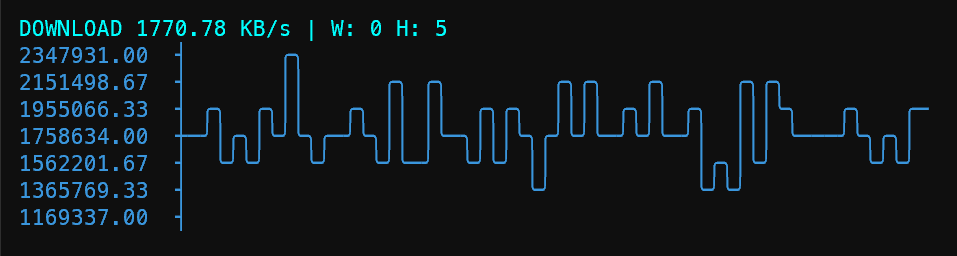

Write the Python code that produced this figure.
#!/usr/bin/env python3
# File: bandwidth.py
# Author: Hadi Cahyadi <cumulus13@gmail.com>
# Date: 2025-11-26
# Description: Bandwidth Monitor
# License: MIT

import sys
import os
import time
import psutil
import asciichartpy
import shutil
import signal
import argparse
from collections import deque
from make_colors import print as mprint, make_colors    
from make_colors.table import Table
from ctraceback import print_traceback as tprint

import fnmatch
import re

import threading
from prompt_toolkit.application import Application
from prompt_toolkit.layout import Layout, HSplit, Window
from prompt_toolkit.key_binding import KeyBindings
from prompt_toolkit.formatted_text import ANSI
from prompt_toolkit.layout.controls import FormattedTextControl
from prompt_toolkit.output.color_depth import ColorDepth

from collections import deque


try:
    from licface import CustomRichHelpFormatter
except:
    CustomRichHelpFormatter = argparse.RawTextHelpFormatter

INTERVAL = 1
HISTORY_POINTS = 120

# term = Terminal()

def list_interfaces():
    """List all interfaces with traffic stats."""
    data = psutil.net_io_counters(pernic=True)
    if not data:
        print("No interfaces detected.")
        return

    mprint("[bold magenta]Available Network Interfaces:[/]\n")

    for iface, stats in data.items():
        mprint(f"[cyan]{iface}[/]", end="")
        print("  ", end="")
        mprint(f"DL: [yellow]{stats.bytes_recv} bytes[/], UL: [green]{stats.bytes_sent} bytes[/]")

def list_interfaces_table():
    """List all interfaces using make_colors Table with rich markup."""

    data = psutil.net_io_counters(pernic=True)
    if not data:
        print("No interfaces detected.")
        return

    # Table dengan title seperti di dokumentasi
    table = Table(title="[bold cyan]Network Interfaces[/]")

    # Tambah kolom seperti contoh pada README
    table.add_column("[bold white]Interface[/]")
    table.add_column("[blue]Download (bytes)[/]")
    table.add_column("[yellow]Upload (bytes)[/]")
    

    # Isi row
    for iface, stats in data.items():
        table.add_row(
            iface,
            str(stats.bytes_recv),
            str(stats.bytes_sent)
        )

    status_colors = ["bold-cyan", "bold-blue", "bold-yellow"]
    table.set_cols_color(status_colors)
    # Jangan print(table), tapi print(table.draw()) sesuai dokumentasi
    print(table.draw())

def select_interface():
    """Pick the interface with the most traffic as default."""
    candidates = psutil.net_io_counters(pernic=True)
    if not candidates:
        raise RuntimeError("No network interfaces detected.")
    return max(
        candidates.items(),
        key=lambda x: (x[1].bytes_recv + x[1].bytes_sent)
    )[0]

def safe_diff(current, previous):
    """Handle counter wrap-around / overflow."""
    if current < previous:
        return current
    return current - previous

def clear_screen():
    print("\033[2J\033[H", end="")

# Drop-in replacement function:
def monitor_bandwidth(interface, chart_height, chart_width):
    history_dl = deque(maxlen=HISTORY_POINTS)
    history_ul = deque(maxlen=HISTORY_POINTS)

    prev = psutil.net_io_counters(pernic=True)[interface]
    running = {"val": True}  # mutable flag for thread

    # Create formatted text control (accepts ANSI)
    control = FormattedTextControl(text=ANSI(""))  # initial empty
    # a small header separator window + the control window
    header_win = Window(height=1, char="-", style="class:line")
    content_win = Window(content=control, wrap_lines=False, always_hide_cursor=True)
    root_container = HSplit([header_win, content_win])

    kb = KeyBindings()

    @kb.add("q")
    @kb.add("c-c")
    def _(event):
        running["val"] = False
        event.app.exit()

    app = Application(
        layout=Layout(root_container),
        full_screen=True,
        key_bindings=kb,
        color_depth=ColorDepth.TRUE_COLOR,  # ensure ANSI/colors on Windows
    )

    def _final_width():
        try:
            w = app.output.get_size().columns
        except Exception:
            w = shutil.get_terminal_size((80, 20)).columns
        return max(10, min((chart_width or (w - 4)), w - 4))

    def poll_loop():
        nonlocal prev
        try:
            while running["val"]:
                time.sleep(INTERVAL)
                counters = psutil.net_io_counters(pernic=True)
                if interface not in counters:
                    # stop and show message
                    running["val"] = False
                    # set a message then invalidate UI so user sees it
                    control.text = ANSI("\x1b[31mInterface removed. Exiting...\x1b[0m")
                    app.invalidate()
                    break
                cur = counters[interface]

                dl = safe_diff(cur.bytes_recv, prev.bytes_recv) / INTERVAL
                ul = safe_diff(cur.bytes_sent, prev.bytes_sent) / INTERVAL
                prev = cur

                history_dl.append(dl)
                history_ul.append(ul)

                width = _final_width()
                try:
                    chart = asciichartpy.plot(
                        [list(history_dl), list(history_ul)],
                        {
                            "height": chart_height, 
                            "width": width,
                            "colors": [asciichartpy.blue, asciichartpy.yellow],
                        },
                    )
                except Exception as e:
                    chart = f"[Chart Error] {e}"

                # Build colored strings using make_colors (which emits ANSI escapes)
                try:
                    from make_colors import make_colors
                    header = make_colors(f"=== Realtime Bandwidth Monitor ({interface}) ===", "bright_cyan")
                    speeds = (
                        make_colors("Download:", "bright_blue") +
                        f" {dl/1024:.2f} KB/s | " +
                        make_colors("Upload:", "bright_yellow") +
                        f" {ul/1024:.2f} KB/s\n\n"
                    )
                    # color the ascii chart lightly (white) — asciichart already draws chars
                    chart_colored = make_colors(chart, "white")

                    combined = header + "\n" + speeds + chart_colored

                except Exception:
                    # fallback if make_colors missing
                    combined = f"=== Realtime Bandwidth Monitor ({interface}) ===\n"
                    combined += f"Download: {dl/1024:.2f} KB/s | Upload: {ul/1024:.2f} KB/s\n\n"
                    combined += chart

                # IMPORTANT: assign ANSI(...) to control.text
                control.text = ANSI(combined)
                app.invalidate()

        except Exception as exc:
            # ensure UI stops on unexpected error
            control.text = ANSI(f"\x1b[31mUnexpected error: {exc}\x1b[0m")
            app.invalidate()
            running["val"] = False

    # run poll thread, then run app (blocking, handles keys)
    thread = threading.Thread(target=poll_loop, daemon=True)
    thread.start()
    app.run()
    # after exit
    print("\nStopped cleanly.")

def monitor_bandwidth_original(interface, chart_height, chart_width):
    history_dl = deque(maxlen=HISTORY_POINTS)
    history_ul = deque(maxlen=HISTORY_POINTS)

    prev = psutil.net_io_counters(pernic=True)[interface]

    running = True

    def stop(sign, frame):
        nonlocal running
        running = False

    signal.signal(signal.SIGINT, stop)
    signal.signal(signal.SIGTERM, stop)

    while running:
        time.sleep(INTERVAL)

        try:
            counters = psutil.net_io_counters(pernic=True)
            if interface not in counters:
                print(f"Interface '{interface}' not found. Exiting.")
                break
            cur = counters[interface]
        except Exception as e:
            print("Error reading counters:", e)
            continue

        dl = safe_diff(cur.bytes_recv, prev.bytes_recv) / INTERVAL
        ul = safe_diff(cur.bytes_sent, prev.bytes_sent) / INTERVAL
        prev = cur

        history_dl.append(dl)
        history_ul.append(ul)

        try:
            clear_screen()
        except:
            pass

        term_width = shutil.get_terminal_size((80, 20)).columns
        final_width = chart_width if chart_width > 0 else term_width - 4

        mprint(f"=== Realtime Bandwidth Monitor ({interface}) ===", 'lw', 'm')
        mprint(f"[bold cyan]Download:[/] [white on blue]{dl/1024:.2f} KB/s[/]", end='')
        print(" | ", end="")
        mprint(f"[bold yellow]Upload:[/] [black on yellow]{ul/1024:.2f} KB/s[/]\n")

        try:
            chart = asciichartpy.plot(
                [list(history_dl), list(history_ul)],
                {
                    "height": chart_height,
                    "width": final_width,
                    "colors": [asciichartpy.blue, asciichartpy.yellow],
                }
            )
            print(chart)
        except Exception as e:
            print("[Chart Error]", e)

    print("\nStopped cleanly.")

def colorize_chart_rich(chart_raw, dl_color="cyan", ul_color="yellow"):
    """
    Mewarnai chart asciichartpy (2-line chart) menggunakan analisis karakter.
    - '*' dari dataset[0] → DL → warna dl_color
    - '*' dari dataset[1] → UL → warna ul_color
    """

    from rich.text import Text

    out = Text(no_wrap=True)

    # Asciichart multi-series menggambar dua garis dengan karakter berbeda:
    # biasanya DL menggunakan "─" & "┤" & "╶" & "╴"
    # UL menggunakan "┄" "┆" dsb
    # Tapi untuk 2 seri, asciichartpy memakai:
    #   Series 1 → "┤"
    #   Series 2 → "┼"
    #
    # Namun: karakter tepat bisa beda per layout.
    # Maka kita gunakan pendekatan berdasarkan ORIGIN:
    # DL = dataset[0] → karakter garis pertama
    # UL = dataset[1] → karakter garis kedua
    #
    # Cara paling aman → bedakan dengan warna ASCII tinggi:
    dl_chars = set("┤│┘┐┬┴─")
    ul_chars = set("┼┘┐┬┴─")

    # NOTE:
    # DL dan UL sering overlap. Maka prioritas:
    #   1) UL (lebih tinggi)
    #   2) DL
    #   3) Normal

    for ch in chart_raw:
        if ch in ul_chars:
            out.append(ch, style=ul_color)
        elif ch in dl_chars:
            out.append(ch, style=dl_color)
        else:
            out.append(ch)

    return out

# def monitor_bandwidth_rich(interface, chart_height, chart_width):
#     from rich.live import Live
#     from rich.console import Console
#     from rich.panel import Panel
#     from rich.text import Text

#     console = Console()

#     history_dl = deque(maxlen=HISTORY_POINTS)
#     history_ul = deque(maxlen=HISTORY_POINTS)

#     prev = psutil.net_io_counters(pernic=True)[interface]
#     running = True

#     def stop(sign, frame):
#         nonlocal running
#         running = False

#     signal.signal(signal.SIGINT, stop)
#     signal.signal(signal.SIGTERM, stop)

#     def _final_width():
#         try:
#             return max(10, min((chart_width or (console.width - 4)), console.width - 4))
#         except Exception:
#             return max(10, chart_width or 76)

#     with Live(refresh_per_second=10, console=console, screen=True) as live:
#         while running:
#             time.sleep(INTERVAL)

#             counters = psutil.net_io_counters(pernic=True)
#             if interface not in counters:
#                 console.print(f"[red]Interface '{interface}' not found. Exiting.[/red]")
#                 break

#             cur = counters[interface]
#             dl = safe_diff(cur.bytes_recv, prev.bytes_recv) / INTERVAL
#             ul = safe_diff(cur.bytes_sent, prev.bytes_sent) / INTERVAL
#             prev = cur

#             history_dl.append(dl)
#             history_ul.append(ul)

#             width = _final_width()

#             # ⛔ NO ANSI COLORS HERE – Rich will break!
#             try:
#                 chart_raw = asciichartpy.plot(
#                     [list(history_dl), list(history_ul)],
#                     {
#                         "height": chart_height,
#                         "width": width,

#                         # ⛔ REMOVE COLORS → needed!
#                         # "colors": [asciichartpy.blue, asciichartpy.yellow],
#                     }
#                 )
#             except Exception as e:
#                 chart_raw = f"[Chart Error] {e}"

#             # Wrap chart as plain text, apply style to entire block
#             chart_text = Text(chart_raw, style="bright_white", no_wrap=True)

#             header = Text.assemble(
#                 ("Realtime Bandwidth Monitor ", "bold magenta"),
#                 (f"({interface})", "bold cyan")
#             )

#             speeds = Text(
#                 f" DL {dl/1024:.2f} KB/s  |  UL {ul/1024:.2f} KB/s",
#                 style="bright_green"
#             )

#             panel = Panel(
#                 chart_text,
#                 title=header,
#                 subtitle=speeds,
#                 border_style="bold blue"
#             )

#             live.update(panel)

#     console.print("\nStopped cleanly.")

def monitor_bandwidth_rich(interface, height=10, width=80, use_panel=False):
    from rich.live import Live
    from rich.console import Console
    from rich.panel import Panel
    from rich.text import Text

    INTERVAL = 1
    HISTORY = os.get_terminal_size()[0] - 14

    console = Console()
    history_dl = deque(maxlen=HISTORY)
    history_ul = deque(maxlen=HISTORY)

    prev = psutil.net_io_counters(pernic=True)[interface]
    running = True

    def stop(sig, frame):
        nonlocal running
        running = False

    signal.signal(signal.SIGINT, stop)
    signal.signal(signal.SIGTERM, stop)

    with Live(refresh_per_second=20, console=console, screen=True) as live:
        while running:
            time.sleep(INTERVAL)

            if os.get_terminal_size()[0] - 14 != HISTORY:
                history_dl = deque(maxlen=HISTORY)
                history_ul = deque(maxlen=HISTORY)

            cur = psutil.net_io_counters(pernic=True)[interface]
            dl = (cur.bytes_recv - prev.bytes_recv) / INTERVAL
            ul = (cur.bytes_sent - prev.bytes_sent) / INTERVAL
            prev = cur

            history_dl.append(dl)
            history_ul.append(ul)

            # Render DL
            graph_dl = asciichartpy.plot(
                list(history_dl),
                {"height": height, "width": width}
            )
            text_dl = Text(graph_dl, style="cyan")

            # Render UL
            graph_ul = asciichartpy.plot(
                list(history_ul),
                {"height": height, "width": width}
            )
            text_ul = Text(graph_ul, style="yellow")

            if use_panel:
                # Combine consistently WITHOUT inner ANSI
                combined = Text()
                combined.append("DOWNLOAD", style="bold #00FFFF")
                combined.append("\n")
                combined.append(text_dl)
                if not height < 6:
                    combined.append("\n\n")
                    combined.append("UPLOAD", style="bold #FFFF00")
                    combined.append("\n")
                    combined.append(text_ul)

                panel = Panel(
                    combined,
                    title=f"[bold magenta]Realtime Bandwidth Monitor[/bold magenta] ([cyan]{interface}[/cyan]) W: {width} H: {height}",
                    subtitle=f"[bold #00FFFF]DL: {dl/1024:6.2f} KB/s[/] | [bold #FFFF00]UL: {ul/1024:6.2f} KB/s[/]"
                )

                live.update(panel)
            else:
                # Combine consistently WITHOUT inner ANSI
                combined = Text()
                combined.append(f"DOWNLOAD {dl/1024:6.2f} KB/s | W: {width} H: {height}", style="bold #00FFFF")
                combined.append("\n")
                combined.append(text_dl)
                if not height < 6:
                    combined.append("\n\n")
                    combined.append(f"UPLOAD {ul/1024:6.2f} KB/s", style="bold #FFFF00")
                    combined.append("\n")
                    combined.append(text_ul)

                live.update(combined)

    console.print("\nStopped cleanly.")

def render_chart_precise(series, width, height):
    if not series:
        return ""

    # normalize in width
    data = list(series)
    n = len(data)

    if n == 1:
        data = [data[0], data[0]]
        n = 2

    # compress bins → exactly width columns
    if n > width:
        step = n / width if width else 1
        mapped = []
        for i in range(width):
            start = int(i * step)
            end = int((i + 1) * step)
            chunk = data[start:end]
            mapped.append(sum(chunk) / len(chunk))
        data = mapped
    elif n < width:
        # pad if too short
        pad = [data[-1]] * (width - n)
        data = data + pad

    # normalize to height
    if data:
        lo = min(data)
        hi = max(data)
        span = hi - lo or 1
    else:
        span = 1

    # build graph
    rows = [[" " for _ in range(width)] for _ in range(height)]

    for x, val in enumerate(data):
        # invert Y-axis to match asciichart style
        y = int((val - lo) / span * (height - 1))
        y = height - 1 - y
        rows[y][x] = "█"  # full block, stable & pretty

    # convert to string
    return "\n".join("".join(r) for r in rows)

def render_fixed_width(series, height, width, color=None):
    if not series:
        return Text(" " * width)

    widht = int(width)
    height = int(height)

    # ambil window terakhir pas
    print(f"series: {series}")
    data = series[-width:]
    # print(f"series: {data}")

    lo = min(data)
    hi = max(data)
    span = hi - lo if hi != lo else 1

    # scale data to [0, height-1]
    scaled = [int((v - lo) / span * (height - 1)) for v in data]

    # build rows top→bottom
    rows = []
    for row in range(height - 1, -1, -1):
        line = []
        for val in scaled:
            char = "█" if val == row else " "
            line.append(char)
        rows.append("".join(line))

    txt = Text()
    for r in rows:
        txt.append(r + "\n", style=color)
    return txt

# def monitor_bandwidth_rich(interface, height=10, width=80):
#     from rich.live import Live
#     from rich.console import Console
#     from rich.panel import Panel
#     from rich.text import Text

#     INTERVAL = 1
#     HISTORY = 1000   # besar, tapi dipotong manual

#     console = Console()
#     history_dl = deque(maxlen=HISTORY)
#     history_ul = deque(maxlen=HISTORY)

#     def crop(series, width):
#         extra = 5
#         limit = width + extra
#         if len(series) > limit:
#             return list(series)[-limit:]
#         return list(series)

#     prev = psutil.net_io_counters(pernic=True)[interface]
#     running = True

#     def stop(sig, frame):
#         nonlocal running
#         running = False

#     signal.signal(signal.SIGINT, stop)
#     signal.signal(signal.SIGTERM, stop)

#     with Live(refresh_per_second=20, console=console, screen=True) as live:
#         while running:
#             time.sleep(INTERVAL)

#             cur = psutil.net_io_counters(pernic=True)[interface]
#             dl = (cur.bytes_recv - prev.bytes_recv) / INTERVAL
#             ul = (cur.bytes_sent - prev.bytes_sent) / INTERVAL
#             prev = cur

#             history_dl.append(dl)
#             history_ul.append(ul)

#             # crop BEFORE render to avoid asciichart bug
#             dl_data = crop(history_dl, width)
#             ul_data = crop(history_ul, width)

#             graph_dl = asciichartpy.plot(dl_data, {"height": height, "width": width})
#             graph_ul = asciichartpy.plot(ul_data, {"height": height, "width": width})

#             # graph_dl = render_chart_precise(history_dl, width, height)
#             # graph_ul = render_chart_precise(history_ul, width, height)

#             text_dl = Text(graph_dl, style="cyan")
#             text_ul = Text(graph_ul, style="yellow")

#             # text_dl = render_fixed_width(history_dl, height, width, "cyan")
#             # text_ul = render_fixed_width(history_ul, height, width, "yellow")


#             combined = Text()
#             combined.append("DOWNLOAD\n", style="bold cyan")
#             combined.append(text_dl)
#             combined.append("\n\nUPLOAD\n", style="bold yellow")
#             combined.append(text_ul)

#             panel = Panel(
#                 combined,
#                 title=f"[bold magenta]Realtime Bandwidth Monitor[/bold magenta] ([cyan]{interface}[/cyan])",
#                 subtitle=f"[bold cyan]DL: {dl/1024:.2f} KB/s[/] | [bold yellow]UL: {ul/1024:.2f} KB/s[/]"
#             )

#             live.update(panel)

#     console.print("\nStopped cleanly.")

def parse_args():
    parser = argparse.ArgumentParser(
        description="Realtime bandwidth monitor using psutil + asciichartpy",
        prog='bandwidth',
        formatter_class=CustomRichHelpFormatter
    )

    parser.add_argument(
        "-i", "--iface",
        help="Specify network interface (default: auto-select best)",
        type=str,
        default=None
    )

    parser.add_argument(
        "-H", "--height",
        help="Chart height (default: 15)",
        type=int,
        default=15
    )

    parser.add_argument(
        "-W", "--width",
        help="Chart width (default: auto terminal width)",
        type=int,
        default=0
    )

    parser.add_argument(
        "-l", "--list",
        help="List available network interfaces and exit",
        action="store_true"
    )

    parser.add_argument(
        "-t", "--table",
        help="Show output in table mode",
        action="store_true"
    )

    parser.add_argument(
        "-ns", "--no-smooth",
        help="Show without smooth",
        action="store_true"
    )

    parser.add_argument(
        "-r", "--rich",
        help="Rich mode",
        action="store_true"
    )

    parser.add_argument(
        "-p", "--panel",
        help="Panel mode for rich mode",
        action="store_true"
    )

    if len(sys.argv) == 1:
        parser.print_help()
        sys.exit(1)

    return parser.parse_args()

def resolve_interface(pattern):
    """Resolve -i pattern with fnmatch + optional regex match."""
    interfaces = list(psutil.net_io_counters(pernic=True).keys())

    # 1) Exact match first
    if pattern in interfaces:
        return pattern

    # 2) Wildcard / glob via fnmatch
    matches = [i for i in interfaces if fnmatch.fnmatch(i, pattern)]
    if matches:
        if len(matches) == 1:
            return matches[0]

        mprint("[yellow]Multiple interfaces matched your pattern:[/]")
        for idx, name in enumerate(matches, 1):
            mprint(f"  [cyan]{idx}[/] → [magenta]{name}[/]")

        choice = input("Choose index: ").strip()
        if choice.isdigit() and 1 <= int(choice) <= len(matches):
            return matches[int(choice) - 1]
        else:
            mprint("[red]Invalid choice.[/]")
            sys.exit(1)

    # 3) Try regex
    try:
        r = re.compile(pattern)
        regex_matches = [i for i in interfaces if r.search(i)]
        if regex_matches:
            if len(regex_matches) == 1:
                return regex_matches[0]

            mprint("[yellow]Multiple regex matches:[/]")
            for idx, name in enumerate(regex_matches, 1):
                mprint(f"  [cyan]{idx}[/] → [magenta]{name}[/]")

            choice = input("Choose index: ").strip()
            if choice.isdigit() and 1 <= int(choice) <= len(regex_matches):
                return regex_matches[int(choice) - 1]
            else:
                mprint("[red]Invalid choice.[/]")
                sys.exit(1)
    except re.error:
        pass

    # 4) No match → show interface list
    mprint(f"[red]No interface matches pattern:[/] [yellow]{pattern}[/]\n")
    mprint("[bold cyan]Available interfaces:[/]")
    for x in interfaces:
        mprint(f" - [green]{x}[/]")
    sys.exit(1)

if __name__ == "__main__":
    args = parse_args()

    # If user requests list interfaces
    if args.list:
        if args.table:
            list_interfaces_table()    
            exit(0)
        list_interfaces()
        exit(0)

    if args.iface:
        iface = resolve_interface(args.iface)
    else:
        iface = select_interface()


    print("Using interface:", iface)
    if args.no_smooth:
        monitor_bandwidth_original(iface, args.height, args.width)    
    elif args.rich:
        monitor_bandwidth_rich(iface, args.height, args.width, args.panel)    
    else:
        monitor_bandwidth(iface, args.height, args.width)
